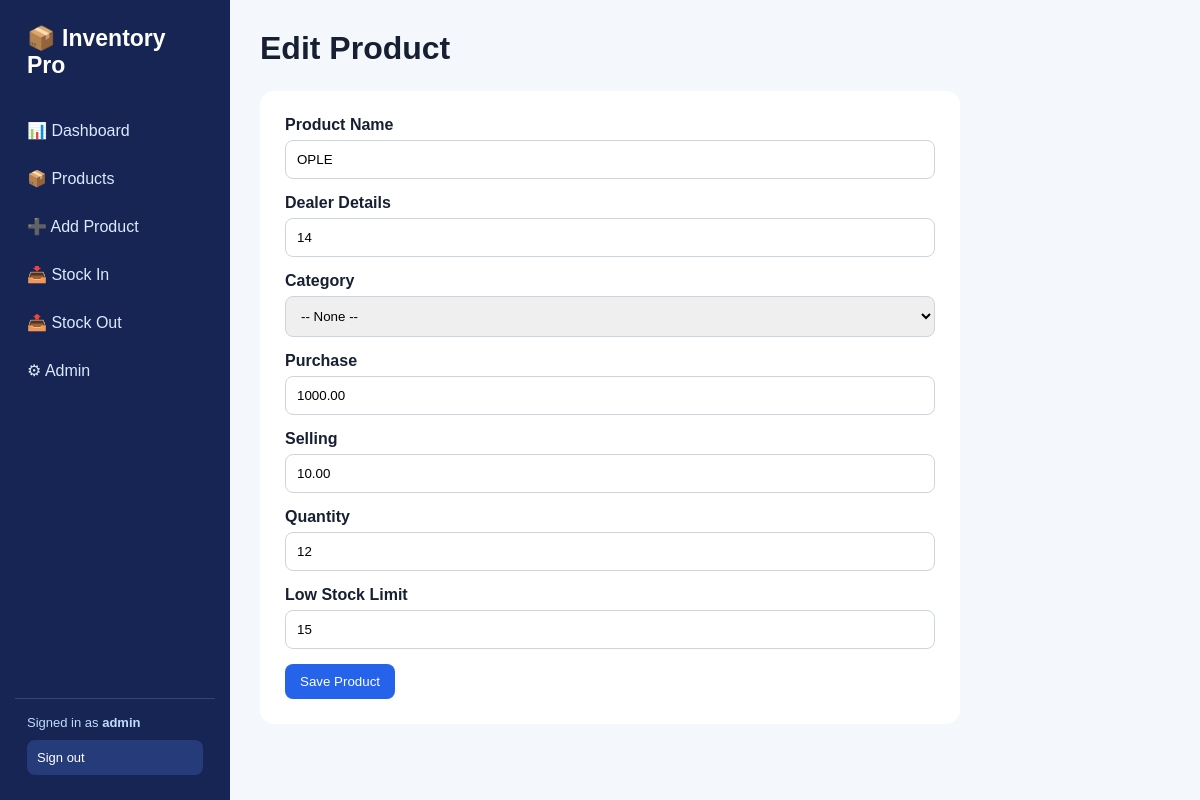
Screenshot of /products/1/edit/ (signed in) with the database file from the repository.
### inventory/models.py (models this page shows, shortened)
class Product(models.Model):
    name = models.CharField(max_length=150)
    sku = models.CharField(max_length=50, unique=True)
    category = models.ForeignKey(Category, on_delete=models.SET_NULL, null=True, blank=True)
    subcategory = models.CharField(
        max_length=2,
        choices=[("5G", "5G"), ("4G", "4G")],
        blank=True,
    )
    purchase_price = models.DecimalField(max_digits=12, decimal_places=2, default=0)
    selling_price = models.DecimalField(max_digits=12, decimal_places=2, default=0)
    quantity = models.PositiveIntegerField(default=0)
    low_stock_limit = models.PositiveIntegerField(default=5)
    created_at = models.DateTimeField(auto_now_add=True)

### inventory/views.py (the view, shortened to what this page needs)
# urls.py: path("products/<int:pk>/edit/", views.edit_product, name="edit_product"),
@login_required
def edit_product(request, pk):
    p = get_object_or_404(Product,pk=pk)
    return render(
        request, "product_form.html", product_form_context("Edit Product", p=p)
    )

### templates/product_form.html (shortened to what this page needs)
{% extends "base.html" %}{% block title %}{{title}}{% endblock %}{% block content %}
<h1>{{title}}</h1><br><form method="post" class="form">{% csrf_token %}
<div class="field"><label for="product-name">Product Name</label><input id="product-name" name="name" required value="{{form_values.name}}"></div>
<div class="field"><label for="product-sku">Dealer Details</label><input id="product-sku" name="sku" required value="{{form_values.sku}}"></div>
<div class="field"><label for="product-category">Category</label><select id="product-category" name="category"><option value="">-- None --</option></select></div>
<div class="field"><label for="purchase-price">Purchase</label><input id="purchase-price" type="number" step="0.01" name="purchase_price" value="{{form_values.purchase_price}}"></div>
<div class="field"><label for="selling-price">Selling</label><input id="selling-price" type="number" step="0.01" name="selling_price" value="{{form_values.selling_price}}"></div>
<div class="field"><label for="product-quantity">Quantity</label><input id="product-quantity" type="number" name="quantity" min="0" value="{{form_values.quantity}}"></div>
<div class="field"><label for="low-stock-limit">Low Stock Limit</label><input id="low-stock-limit" type="number" name="low_stock_limit" min="0" value="{{form_values.low_stock_limit}}"></div>
<button class="btn">Save Product</button></form>
{% endblock %}

### templates/base.html (shortened to what this page needs)
<!doctype html>
<html><head><meta charset="utf-8"><meta name="viewport" content="width=device-width,initial-scale=1">
</head><body>
<aside class="sidebar"><div class="brand">📦 Inventory Pro</div><div class="nav">
<a href="/">📊 Dashboard</a><a href="/products/">📦 Products</a><a href="/products/add/">➕ Add Product</a>
<a href="/stock-in/">📥 Stock In</a><a href="/stock-out/">📤 Stock Out</a><a href="/admin/">⚙ Admin</a>
</div><div class="sidebar-footer"><div>Signed in as <strong>{{ request.user.get_username }}</strong></div><form method="post" action="{% url 'logout' %}">{% csrf_token %}<button type="submit">Sign out</button></form></div></aside>
<main class="main">
{% block content %}{% endblock %}
</main></body></html>

### templates/base.html (style rules this page uses)
* { box-sizing:border-box }
body { margin:0;font-family:Arial,sans-serif;background:#f4f7fb;color:#172033 }
.sidebar { position:fixed;left:0;top:0;bottom:0;width:230px;background:#172554;color:white;padding:25px 15px;display:flex;flex-direction:column }
.brand { font-size:23px;font-weight:700;padding:0 12px 25px }
.nav a { display:block;color:#dbeafe;text-decoration:none;padding:12px;border-radius:9px;margin:5px 0 }
.sidebar-footer { margin-top:auto;padding:16px 12px 0;border-top:1px solid #334477;color:#bfdbfe;font-size:13px }
.sidebar-footer form { margin-top:10px }
.sidebar-footer button { width:100%;padding:10px;border:0;border-radius:8px;background:#263b7a;color:white;text-align:left;cursor:pointer;font:inherit }
.main { margin-left:230px;padding:30px;max-width:1400px }
h1 { margin:0 0 6px }
.btn { display:inline-block;border:0;border-radius:8px;padding:10px 15px;text-decoration:none;background:#2563eb;color:white;cursor:pointer }
.form { max-width:700px;background:white;padding:25px;border-radius:14px }
.field { margin-bottom:15px }
label { display:block;font-weight:600;margin-bottom:6px }
input,select { width:100%;padding:11px;border:1px solid #cbd5e1;border-radius:8px }

### rows the page displays
Product: name "OPLE", sku "14", purchase_price "1000.00", selling_price "10.00"

### other values shown
{{ request.user.get_username }} "admin"
{{ title }} "Edit Product"
